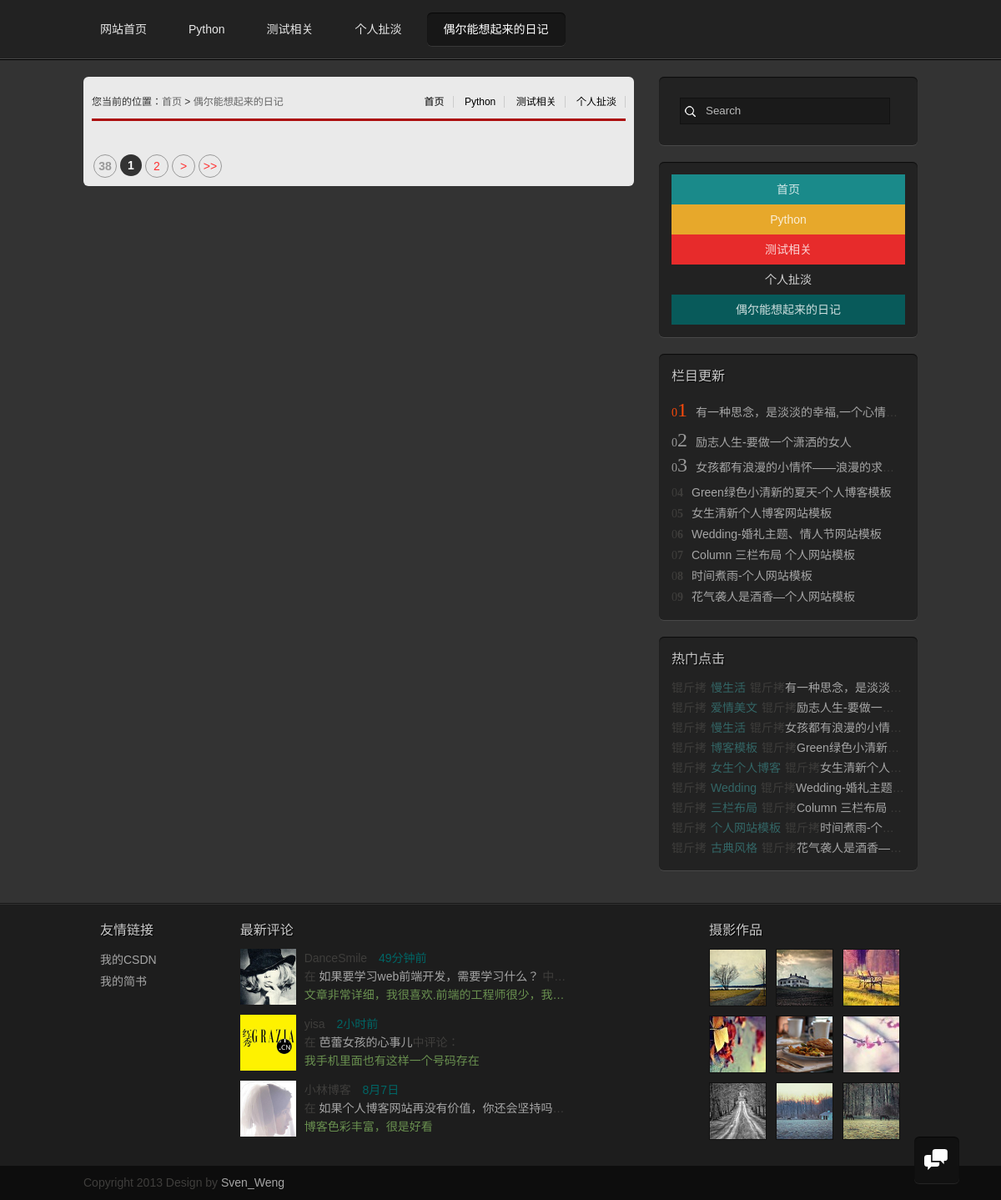
/grzx/diary/, run on an earlier commit of the app's database.
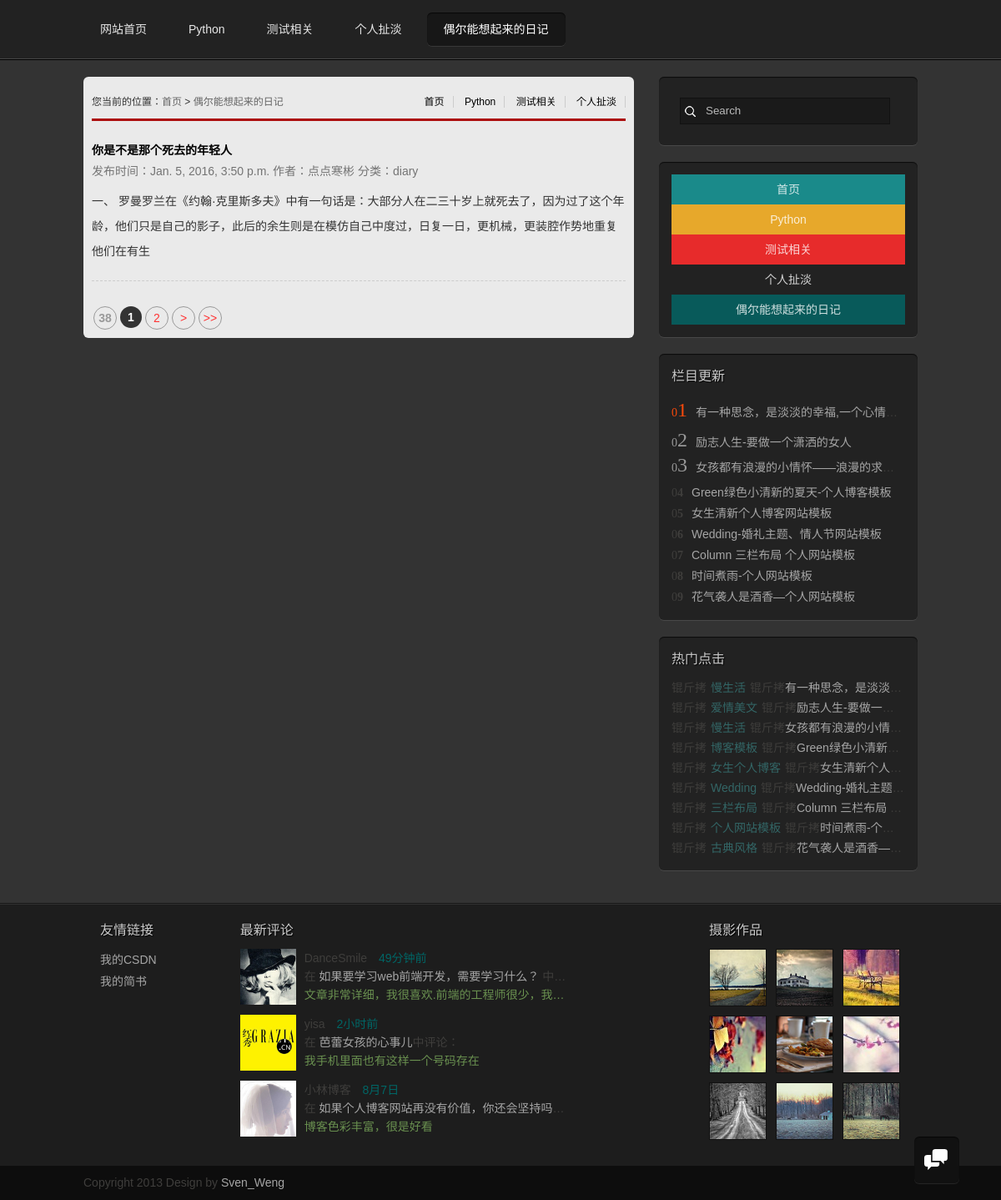
And on a later commit of the database.
### grzx/models.py (models this page shows)
class BlogBody(models.Model):
    blog_title = models.CharField(max_length=50)
    blog_body = models.TextField()
    blog_type = models.CharField(max_length=50)
    blog_timestamp = models.DateTimeField()
    blog_imgurl = models.CharField(max_length=50, blank=True, null=True)
    blog_author = models.CharField(max_length=20, null=True)

### grzx/views.py (the view)
def diary(request):
    diary_blog = BlogBody.objects.filter(blog_type='diary')[::-1]
    return render(request, 'diary_list.html', {'diary_blog': diary_blog})

### grzx/templates/diary_list.html
{% extends "base.html" %}
{% block bodycontent %}
<div id="mainbody">
  <div class="blogs">
    <div class="newlist">
  <h2><span>
      <a href="/">首页</a>
      <a href="/grzx/Python/">Python</a>
      <a href="/grzx/abouttest/">测试相关</a>
      <a href="/grzx/mytalk/">个人扯淡</a>
</span>您当前的位置：<a href="/">首页</a>&nbsp;>&nbsp;<a href="/grzx/diary/">偶尔能想起来的日记</a></h2>
<ul>
    {% for x in diary_blog %}
        <p class="ptit"><b><a href="{% url 'article' x.id %}"> {{ x.blog_title }}</a></b></p>
        <p class="ptime">发布时间：{{ x.blog_timestamp }} 作者：{{ x.blog_author }}  分类：{{ x.blog_type }} </p>
        <div class="pcon">{{ x.blog_body | slice:":100"  }}</div>
        <div class="line"></div>
    {% endfor %}
</ul>
<div class="page">
    <a title="Total record"><b>38</b></a>
    <b>1</b><a href="/jstt/index_2.html">2</a>
    <a href="/jstt/index_2.html">></a>
    <a href="/jstt/index_2.html">>></a></div>
</div>
    <aside>
      <div class="search">
        <form class="searchform" method="get" action="#">
          <input type="text" name="s" value="Search" onfocus="this.value=''" onblur="this.value='Search'">
        </form>
      </div>
      <div class="sunnav">
        <ul>
          <li><a href="/">首页</a></li>
          <li><a href="/grzx/Python">Python</a></li>
          <li><a href="/grzx/abouttest">测试相关</a></li>
          <li><a href="/grzx/mytalk/">个人扯淡</a></li>
          <li><a href="/grzx/diary/">偶尔能想起来的日记</a></li>
        </ul>
      </div>
      <div class="tuijian">
        <h2>栏目更新</h2>
        <ol>
          <li><span><strong>1</strong></span><a href="/">有一种思念，是淡淡的幸福,一个心情一行文字</a></li>
          <li><span><strong>2</strong></span><a href="/">励志人生-要做一个潇洒的女人</a></li>
          <li><span><strong>3</strong></span><a href="/">女孩都有浪漫的小情怀――浪漫的求婚词</a></li>
          <li><span><strong>4</strong></span><a href="/">Green绿色小清新的夏天-个人博客模板</a></li>
          <li><span><strong>5</strong></span><a href="/">女生清新个人博客网站模板</a></li>
          <li><span><strong>6</strong></span><a href="/">Wedding-婚礼主题、情人节网站模板</a></li>
          <li><span><strong>7</strong></span><a href="/">Column 三栏布局 个人网站模板</a></li>
          <li><span><strong>8</strong></span><a href="/">时间煮雨-个人网站模板</a></li>
          <li><span><strong>9</strong></span><a href="/">花气袭人是酒香―个人网站模板</a></li>
        </ol>
      </div>
      <div class="clicks">
        <h2>热门点击</h2>
        <ol>
          <li><span><a href="/">慢生活</a></span><a href="/">有一种思念，是淡淡的幸福,一个心情一行文字</a></li>
          <li><span><a href="/">爱情美文</a></span><a href="/">励志人生-要做一个潇洒的女人</a></li>
          <li><span><a href="/">慢生活</a></span><a href="/">女孩都有浪漫的小情怀――浪漫的求婚词</a></li>
          <li><span><a href="/">博客模板</a></span><a href="/">Green绿色小清新的夏天-个人博客模板</a></li>
          <li><span><a href="/">女生个人博客</a></span><a href="/">女生清新个人博客网站模板</a></li>
          <li><span><a href="/">Wedding</a></span><a href="/">Wedding-婚礼主题、情人节网站模板</a></li>
          <li><span><a href="/">三栏布局</a></span><a href="/">Column 三栏布局 个人网站模板</a></li>
          <li><span><a href="/">个人网站模板</a></span><a href="/">时间煮雨-个人网站模板</a></li>
          <li><span><a href="/">古典风格</a></span><a href="/">花气袭人是酒香―个人网站模板</a></li>
        </ol>
      </div>
    </aside>
  </div>
</div>
{% endblock bodycontent %}

What changed in the data, as far as the page shows it:
added BlogBody: blog_title "你是不是那个死去的年轻人", blog_timestamp "Jan. 5, 2016, 3:50 p.m.", blog_author "点点寒彬", blog_type "diary", blog_body "一、 罗曼罗兰在《约翰·克里斯多夫》中有一句话是：大部分人在二三十岁上就死去了，因为过了这个年龄，他们只是自己的影子，此后的余生则是在模仿自己中度过，日复一日，更机械，更装腔作势地重复他们在有生"
